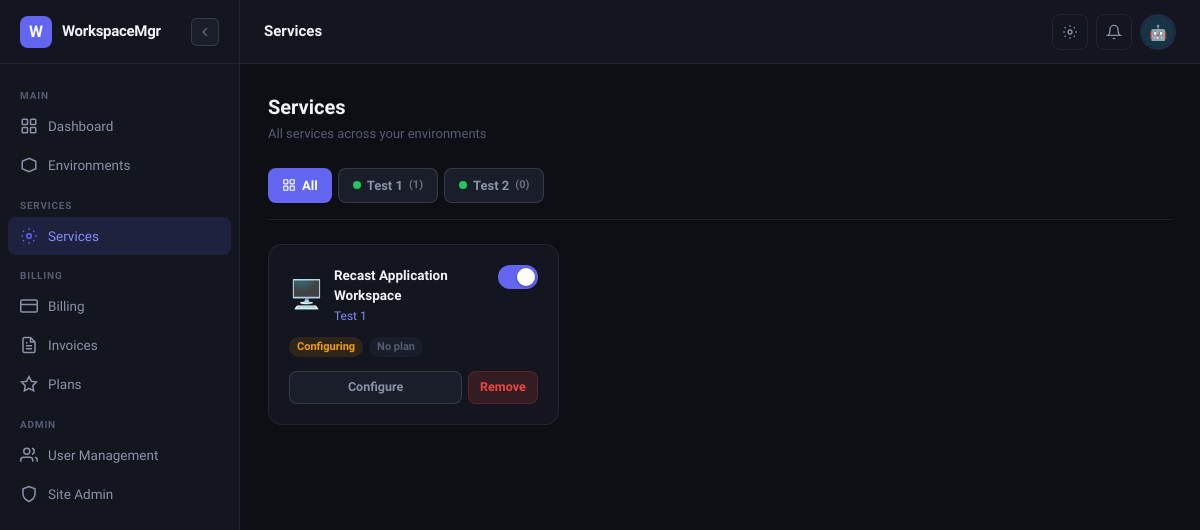
Screenshot of /services/ (signed in) with the database file from the repository.
### apps/accounts/models.py (models this page shows, shortened)
class User(AbstractUser):
    username = None
    email = models.EmailField(unique=True)
    role = models.CharField(max_length=20, choices=ROLE_CHOICES, default='env_admin')
    avatar = models.CharField(max_length=20, choices=AVATAR_CHOICES, default='avatar_1')
    phone = models.CharField(max_length=30, blank=True)
    job_title = models.CharField(max_length=100, blank=True)
    is_onboarded = models.BooleanField(default=False)
    created_at = models.DateTimeField(auto_now_add=True)
    updated_at = models.DateTimeField(auto_now=True)
    objects = UserManager()
    USERNAME_FIELD = 'email'
    REQUIRED_FIELDS = []
    class Meta:
        verbose_name = 'User'
        verbose_name_plural = 'Users'
    @property
    def display_name(self):
        return self.get_full_name() or self.email.split('@')[0]
    @property
    def is_superadmin(self):
        return self.role == 'superadmin' or self.is_superuser
    @property
    def is_env_admin(self):
        return self.role in ('superadmin', 'env_admin') or self.is_superuser
    @property
    def avatar_url(self):
        return f'/static/img/avatars/{self.avatar}.svg'

### apps/environments/models.py (models this page shows, shortened)
class Environment(models.Model):
    STATUS_CHOICES = [
        ('active', 'Active'),
        ('inactive', 'Inactive'),
        ('provisioning', 'Provisioning'),
    ]
    owner = models.ForeignKey(
        settings.AUTH_USER_MODEL,
        on_delete=models.CASCADE,
        related_name='environments',
    )
    name = models.CharField(max_length=200)
    description = models.TextField(blank=True)
    slug = models.SlugField(unique=True)
    status = models.CharField(max_length=20, choices=STATUS_CHOICES, default='active')
    azure_tenant_id = models.CharField(max_length=100, blank=True)
    created_at = models.DateTimeField(auto_now_add=True)
    updated_at = models.DateTimeField(auto_now=True)
    class Meta:
        ordering = ['-created_at']

### apps/services/models.py (models this page shows, shortened)
class Service(models.Model):
    STATUS_CHOICES = [
        ('active', 'Active'),
        ('inactive', 'Inactive'),
        ('configuring', 'Configuring'),
        ('error', 'Error'),
    ]
    environment = models.ForeignKey(Environment, on_delete=models.CASCADE, related_name='services')
    service_type = models.CharField(max_length=30, choices=SERVICE_TYPE_CHOICES)
    name = models.CharField(
        max_length=200,
        blank=True,
        help_text='Optional display name. Defaults to the service type name if left blank.'
    )
    status = models.CharField(max_length=20, choices=STATUS_CHOICES, default='configuring')
    enabled = models.BooleanField(default=False)
    is_connected = models.BooleanField(default=False)
    created_at = models.DateTimeField(auto_now_add=True)
    updated_at = models.DateTimeField(auto_now=True)
    class Meta:
        ordering = ['environment', 'service_type', 'name']
    @property
    def icon(self):
        icons = {
            'recast_workspace': '🖥️',
            'recast_user_license': '👤',
            'windows_365': '☁️',
            'intune': '🛡️',
        }
        return icons.get(self.service_type, '⚙️')

### apps/services/views.py (the view)
# urls.py: path('', views.service_list, name='list'),
@login_required
def service_list(request):
    environments = Environment.objects.filter(owner=request.user)
    selected_env_id = request.GET.get('env')
    selected_env = None
    if selected_env_id:
        selected_env = get_object_or_404(Environment, pk=selected_env_id, owner=request.user)
        services = Service.objects.filter(environment=selected_env).select_related('environment')
    else:
        services = Service.objects.filter(environment__owner=request.user).select_related('environment')
    return render(request, 'services/list.html', {
        'environments': environments,
        'selected_env': selected_env,
        'services': services,
    })

### apps/core/context_processors.py (called while the page is built)
def sidebar_context(request):
    if request.user.is_authenticated:
        environments = Environment.objects.filter(owner=request.user)[:10]
        return {'sidebar_environments': environments}
    return {}

### templates/services/list.html (shortened to what this page needs)
{% extends "base.html" %}
{% block page_title %}Services{% endblock %}
{% block content %}
<div class="page-header">
  <div>
    <div class="page-title">Services</div>
    <div class="page-subtitle">
      {% if selected_env %}Services in <strong>{{ selected_env.name }}</strong>{% else %}All services across your environments{% endif %}
    </div>
  </div>
</div>
{% if environments %}
<div style="display:flex;gap:6px;flex-wrap:wrap;margin-bottom:24px;padding-bottom:16px;border-bottom:1px solid var(--border);">
  <a href="{% url 'services:list' %}"
     style="display:inline-flex;align-items:center;gap:6px;padding:7px 14px;border-radius:8px;font-size:13px;font-weight:600;text-decoration:none;transition:all 0.15s;
            {% if not selected_env %}background:var(--accent);color:white;{% else %}background:var(--bg-raised);color:var(--text-secondary);border:1px solid var(--border-strong);{% endif %}">
    <svg width="14" height="14" fill="none" viewBox="0 0 24 24" stroke="currentColor" stroke-width="2"><rect x="3" y="3" width="7" height="7" rx="1"/><rect x="14" y="3" width="7" height="7" rx="1"/><rect x="3" y="14" width="7" height="7" rx="1"/><rect x="14" y="14" width="7" height="7" rx="1"/></svg>
    All
  </a>
  {% for env in environments %}
  <a href="{% url 'services:list' %}?env={{ env.pk }}"
     style="display:inline-flex;align-items:center;gap:6px;padding:7px 14px;border-radius:8px;font-size:13px;font-weight:600;text-decoration:none;transition:all 0.15s;
            {% if selected_env.pk == env.pk %}background:var(--accent);color:white;{% else %}background:var(--bg-raised);color:var(--text-secondary);border:1px solid var(--border-strong);{% endif %}">
    <span style="width:8px;height:8px;border-radius:50%;background:{% if env.status == 'active' %}var(--success){% else %}var(--text-muted){% endif %};flex-shrink:0;"></span>
    {{ env.name }}
    <span style="font-size:11px;opacity:0.7;">({{ env.services.count }})</span>
  </a>
  {% endfor %}
</div>
{% endif %}
{% if services %}
<div style="display:grid;grid-template-columns:repeat(auto-fill,minmax(280px,1fr));gap:16px;">
  {% for service in services %}
  <div class="card">
    <div style="display:flex;align-items:flex-start;justify-content:space-between;margin-bottom:12px;">
      <div style="display:flex;align-items:center;gap:10px;">
        <div style="font-size:28px;line-height:1;">{{ service.icon }}</div>
        <div>
          <div style="font-size:13.5px;font-weight:700;color:var(--text-primary);">{{ service.get_service_type_display }}</div>
          <div style="font-size:12px;color:var(--text-muted);margin-top:1px;">
            <a href="{% url 'environments:detail' service.environment.pk %}" style="color:var(--accent-light);text-decoration:none;">{{ service.environment.name }}</a>
          </div>
        </div>
      </div>
      <form method="post" action="{% url 'services:toggle' service.pk %}">
        <button type="submit" title="{% if service.enabled %}Disable{% else %}Enable{% endif %}"
          style="width:40px;height:24px;border-radius:12px;border:none;cursor:pointer;position:relative;transition:all 0.2s;
                 background:{% if service.enabled %}var(--accent){% else %}var(--bg-raised);border:1px solid var(--border-strong){% endif %};">
          <div style="position:absolute;top:3px;{% if service.enabled %}right:3px{% else %}left:3px{% endif %};width:18px;height:18px;border-radius:50%;background:white;transition:all 0.2s;box-shadow:0 1px 3px rgba(0,0,0,0.3);"></div>
        </button>
      </form>
    </div>
    <div style="display:flex;gap:6px;align-items:center;margin-bottom:14px;">
      <span class="badge {% if service.status == 'active' %}badge-green{% elif service.status == 'error' %}badge-red{% elif service.status == 'configuring' %}badge-yellow{% else %}badge-gray{% endif %}">
        {{ service.get_status_display }}
      </span>
      {% if service.subscriptions.exists %}
      <span class="badge badge-blue">● Subscribed</span>
      {% else %}
      <span class="badge badge-gray">No plan</span>
      {% endif %}
    </div>
    <div style="display:flex;gap:6px;">
      <a href="{% url 'services:configure' service.pk %}" class="btn btn-secondary btn-sm" style="flex:1;justify-content:center;">Configure</a>
      <a href="{% url 'services:delete' service.pk %}" class="btn btn-danger btn-sm">Remove</a>
    </div>
  </div>
  {% endfor %}
</div>
{% endif %}
{% endblock %}

### templates/base.html (shortened to what this page needs)
<!DOCTYPE html>
<html lang="en" data-theme="dark">
<head>
  <script src="https://cdn.tailwindcss.com"></script>
</head>
<body>
{% if user.is_authenticated %}
<aside id="sidebar">
  <div class="sidebar-logo">
    <div class="logo-mark">W</div>
    <span class="sidebar-logo-text">WorkspaceMgr</span>
    <button class="sidebar-collapse-btn" onclick="toggleSidebar()" title="Toggle sidebar">
      <svg id="collapse-icon-expand" width="16" height="16" fill="none" viewBox="0 0 24 24" stroke="currentColor" stroke-width="2.5">
        <path d="M15 18l-6-6 6-6"/>
      </svg>
    </button>
  </div>
  <nav class="sidebar-nav">
    <div class="sidebar-section-label">Main</div>
    <a href="{% url 'core:dashboard' %}" class="nav-item {% if request.resolver_match.url_name == 'dashboard' %}active{% endif %}">
      <svg class="nav-icon" fill="none" viewBox="0 0 24 24" stroke="currentColor" stroke-width="2"><rect x="3" y="3" width="7" height="7" rx="1"/><rect x="14" y="3" width="7" height="7" rx="1"/><rect x="3" y="14" width="7" height="7" rx="1"/><rect x="14" y="14" width="7" height="7" rx="1"/></svg>
      <span class="sidebar-label">Dashboard</span>
    </a>
    <a href="{% url 'environments:list' %}" class="nav-item {% if 'environments' in request.path %}active{% endif %}">
      <svg class="nav-icon" fill="none" viewBox="0 0 24 24" stroke="currentColor" stroke-width="2"><path d="M3 7l9-4 9 4v10l-9 4-9-4V7z"/></svg>
      <span class="sidebar-label">Environments</span>
    </a>
    <div class="sidebar-section-label">Services</div>
    <a href="{% url 'services:list' %}" class="nav-item {% if 'services' in request.path %}active{% endif %}">
      <svg class="nav-icon" fill="none" viewBox="0 0 24 24" stroke="currentColor" stroke-width="2"><circle cx="12" cy="12" r="3"/><path d="M19.07 4.93l-1.41 1.41M5.34 17.66l-1.41 1.41M19.07 19.07l-1.41-1.41M5.34 6.34L3.93 4.93M20 12h2M2 12h2M12 20v2M12 2v2"/></svg>
      <span class="sidebar-label">Services</span>
    </a>
    <div class="sidebar-section-label">Billing</div>
    <a href="{% url 'billing:overview' %}" class="nav-item {% if request.path == '/billing/' %}active{% endif %}">
      <svg class="nav-icon" fill="none" viewBox="0 0 24 24" stroke="currentColor" stroke-width="2"><rect x="1" y="4" width="22" height="16" rx="2"/><line x1="1" y1="10" x2="23" y2="10"/></svg>
      <span class="sidebar-label">Billing</span>
    </a>
    <a href="{% url 'billing:invoice_list' %}" class="nav-item {% if 'invoices' in request.path %}active{% endif %}">
      <svg class="nav-icon" fill="none" viewBox="0 0 24 24" stroke="currentColor" stroke-width="2"><path d="M14 2H6a2 2 0 00-2 2v16a2 2 0 002 2h12a2 2 0 002-2V8z"/><polyline points="14 2 14 8 20 8"/><line x1="16" y1="13" x2="8" y2="13"/><line x1="16" y1="17" x2="8" y2="17"/><polyline points="10 9 9 9 8 9"/></svg>
      <span class="sidebar-label">Invoices</span>
    </a>
    <a href="{% url 'billing:plan_list' %}" class="nav-item {% if 'plans' in request.path %}active{% endif %}">
      <svg class="nav-icon" fill="none" viewBox="0 0 24 24" stroke="currentColor" stroke-width="2"><polygon points="12 2 15.09 8.26 22 9.27 17 14.14 18.18 21.02 12 17.77 5.82 21.02 7 14.14 2 9.27 8.91 8.26 12 2"/></svg>
      <span class="sidebar-label">Plans</span>
    </a>
    {% if user.is_env_admin %}
    <div class="sidebar-section-label">Admin</div>
    <a href="{% url 'users:user_list' %}" class="nav-item {% if 'users' in request.path and 'profile' not in request.path %}active{% endif %}">
      <svg class="nav-icon" fill="none" viewBox="0 0 24 24" stroke="currentColor" stroke-width="2"><path d="M17 21v-2a4 4 0 00-4-4H5a4 4 0 00-4 4v2"/><circle cx="9" cy="7" r="4"/><path d="M23 21v-2a4 4 0 00-3-3.87"/><path d="M16 3.13a4 4 0 010 7.75"/></svg>
      <span class="sidebar-label">User Management</span>
    </a>
    {% endif %}
    {% if user.is_superadmin %}
    <a href="/admin/" class="nav-item">
      <svg class="nav-icon" fill="none" viewBox="0 0 24 24" stroke="currentColor" stroke-width="2"><path d="M12 22s8-4 8-10V5l-8-3-8 3v7c0 6 8 10 8 10z"/></svg>
      <span class="sidebar-label">Site Admin</span>
    </a>
    {% endif %}
  </nav>
</aside>
<div id="main-wrap">
  <header id="topbar">
    <div class="topbar-title">{% block page_title %}Dashboard{% endblock %}</div>
    <div class="topbar-actions">
      <button class="icon-btn" onclick="openThemePanel()" title="Theme settings">
        <svg width="16" height="16" fill="none" viewBox="0 0 24 24" stroke="currentColor" stroke-width="2">
          <circle cx="12" cy="12" r="3"/><path d="M19.07 4.93l-1.41 1.41M5.34 17.66l-1.41 1.41M19.07 19.07l-1.41-1.41M5.34 6.34L3.93 4.93M20 12h2M2 12h2M12 20v2M12 2v2"/>
        </svg>
      </button>
      <button class="icon-btn" title="Notifications">
        <svg width="16" height="16" fill="none" viewBox="0 0 24 24" stroke="currentColor" stroke-width="2">
          <path d="M18 8A6 6 0 006 8c0 7-3 9-3 9h18s-3-2-3-9"/><path d="M13.73 21a2 2 0 01-3.46 0"/>
        </svg>
      </button>
      <div class="dropdown">
        <button class="avatar-btn" onclick="toggleDropdown(this)">
          <img src="{{ user.avatar_url }}" alt="{{ user.display_name }}"
            onerror="this.style.display='none';this.parentElement.innerHTML='<span style=\'font-size:14px;font-weight:700;color:var(--accent)\'>{{ user.display_name|first|upper }}</span>'">
        </button>
      </div>
    </div>
  </header>
  <main id="page-content">
    {% block content %}{% endblock %}
  </main>
</div>
{% endif %}
</body>
</html>

### rows the page displays
User: avatar_url (picture)
Environment: name "Test 1", services.count "1"
Environment: name "Test 2", services.count "0"
Service: icon "🖥️", service_type "Recast Application Workspace", environment.name "Test 1", enabled True (drawn), status "Configuring", shows "No plan"
